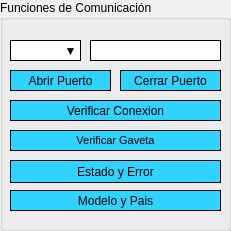
   <widget class="QGroupBox" name="groupBox1">
    <property name="geometry">
     <rect>
      <x>10</x>
      <y>100</y>
      <width>231</width>
      <height>231</height>
     </rect>
    </property>
    <property name="layoutDirection">
     <enum>Qt::LeftToRight</enum>
    </property>
    <property name="title">
     <string>Funciones de Comunicación</string>
    </property>
    <widget class="QPushButton" name="btnabrir">
     <property name="geometry">
      <rect>
       <x>10</x>
       <y>70</y>
       <width>101</width>
       <height>21</height>
      </rect>
     </property>
     <property name="styleSheet">
      <string notr="true">QPushButton {
    border: 1px solid #000000;
    background-color: rgb(48, 210, 255);
}

QPushButton:hover {
    background-color: rgb(38, 190, 235);
}

QPushButton:pressed {
    background-color: rgb(58, 230, 255);
}
</string>
     </property>
     <property name="text">
      <string>Abrir Puerto</string>
     </property>
    </widget>
    <widget class="QPushButton" name="btncerrar">
     <property name="geometry">
      <rect>
       <x>120</x>
       <y>70</y>
       <width>101</width>
       <height>21</height>
      </rect>
     </property>
     <property name="styleSheet">
      <string notr="true">QPushButton {
    border: 1px solid #000000;
    background-color: rgb(48, 210, 255);
}

QPushButton:hover {
    background-color: rgb(38, 190, 235);
}

QPushButton:pressed {
    background-color: rgb(58, 230, 255);
}
</string>
     </property>
     <property name="text">
      <string>Cerrar Puerto</string>
     </property>
    </widget>
    <widget class="QPushButton" name="btnestadoerror">
     <property name="geometry">
      <rect>
       <x>10</x>
       <y>160</y>
       <width>211</width>
       <height>23</height>
      </rect>
     </property>
     <property name="styleSheet">
      <string notr="true">QPushButton {
    border: 1px solid #000000;
    background-color: rgb(48, 210, 255);
}

QPushButton:hover {
    background-color: rgb(38, 190, 235);
}

QPushButton:pressed {
    background-color: rgb(58, 230, 255);
}
</string>
     </property>
     <property name="text">
      <string>Estado y Error</string>
     </property>
    </widget>
    <widget class="QPushButton" name="ver_gaveta">
     <property name="geometry">
      <rect>
       <x>10</x>
       <y>130</y>
       <width>211</width>
       <height>21</height>
      </rect>
     </property>
     <property name="font">
      <font>
       <pointsize>8</pointsize>
      </font>
     </property>
     <property name="styleSheet">
      <string notr="true">QPushButton {
    border: 1px solid #000000;
    background-color: rgb(48, 210, 255);
}

QPushButton:hover {
    background-color: rgb(38, 190, 235);
}

QPushButton:pressed {
    background-color: rgb(58, 230, 255);
}
</string>
     </property>
     <property name="text">
      <string>Verificar Gaveta</string>
     </property>
    </widget>
    <widget class="QPushButton" name="btnmodelopais">
     <property name="geometry">
      <rect>
       <x>10</x>
       <y>190</y>
       <width>211</width>
       <height>21</height>
      </rect>
     </property>
     <property name="styleSheet">
      <string notr="true">QPushButton {
    border: 1px solid #000000;
    background-color: rgb(48, 210, 255);
}

QPushButton:hover {
    background-color: rgb(38, 190, 235);
}

QPushButton:pressed {
    background-color: rgb(58, 230, 255);
}
</string>
     </property>
     <property name="text">
      <string>Modelo y Pais</string>
     </property>
    </widget>
    <widget class="QPushButton" name="btnver_con">
     <property name="geometry">
      <rect>
       <x>10</x>
       <y>100</y>
       <width>211</width>
       <height>21</height>
      </rect>
     </property>
     <property name="styleSheet">
      <string notr="true">QPushButton {
    border: 1px solid #000000;
    background-color: rgb(48, 210, 255);
}

QPushButton:hover {
    background-color: rgb(38, 190, 235);
}

QPushButton:pressed {
    background-color: rgb(58, 230, 255);
}
</string>
     </property>
     <property name="text">
      <string>Verificar Conexion</string>
     </property>
    </widget>
    <widget class="QLabel" name="ver_con">
     <property name="geometry">
      <rect>
       <x>90</x>
       <y>40</y>
       <width>131</width>
       <height>21</height>
      </rect>
     </property>
     <property name="styleSheet">
      <string notr="true">border-color: rgb(20, 20, 20);
background-color: rgb(255, 255, 255);</string>
     </property>
     <property name="frameShape">
      <enum>QFrame::Panel</enum>
     </property>
     <property name="lineWidth">
      <number>1</number>
     </property>
     <property name="text">
      <string/>
     </property>
     <property name="textFormat">
      <enum>Qt::PlainText</enum>
     </property>
     <property name="textInteractionFlags">
      <set>Qt::NoTextInteraction</set>
     </property>
    </widget>
    <widget class="QToolButton" name="pushports">
     <property name="geometry">
      <rect>
       <x>10</x>
       <y>40</y>
       <width>71</width>
       <height>21</height>
      </rect>
     </property>
     <property name="font">
      <font>
       <family>Segoe UI</family>
       <pointsize>9</pointsize>
       <italic>false</italic>
       <bold>true</bold>
      </font>
     </property>
     <property name="mouseTracking">
      <bool>true</bool>
     </property>
     <property name="contextMenuPolicy">
      <enum>Qt::ActionsContextMenu</enum>
     </property>
     <property name="autoFillBackground">
      <bool>false</bool>
     </property>
     <property name="styleSheet">
      <string notr="true">QToolButton {
    border: 1px solid #000000;
	border-color: rgb(0, 0, 0);
	background-color: rgb(255, 255, 255);
}

QToolButton:hover {
	background-color: rgb(224, 239, 248);
    border: 1px solid #000000;
	border-color: rgb(0, 0, 0);
}

QToolButton:pressed {
	background-color: rgb(224, 239, 248);
    border: 1px solid #000000;
	border-color: rgb(0, 0, 0);
}
</string>
     </property>
     <property name="text">
      <string notr="true">               ▼</string>
     </property>
     <property name="icon">
      <iconset theme="applications-office">
       <normaloff>.</normaloff>.</iconset>
     </property>
     <property name="popupMode">
      <enum>QToolButton::DelayedPopup</enum>
     </property>
     <property name="toolButtonStyle">
      <enum>Qt::ToolButtonFollowStyle</enum>
     </property>
     <property name="autoRaise">
      <bool>true</bool>
     </property>
     <property name="arrowType">
      <enum>Qt::NoArrow</enum>
     </property>
    </widget>
   </widget>
